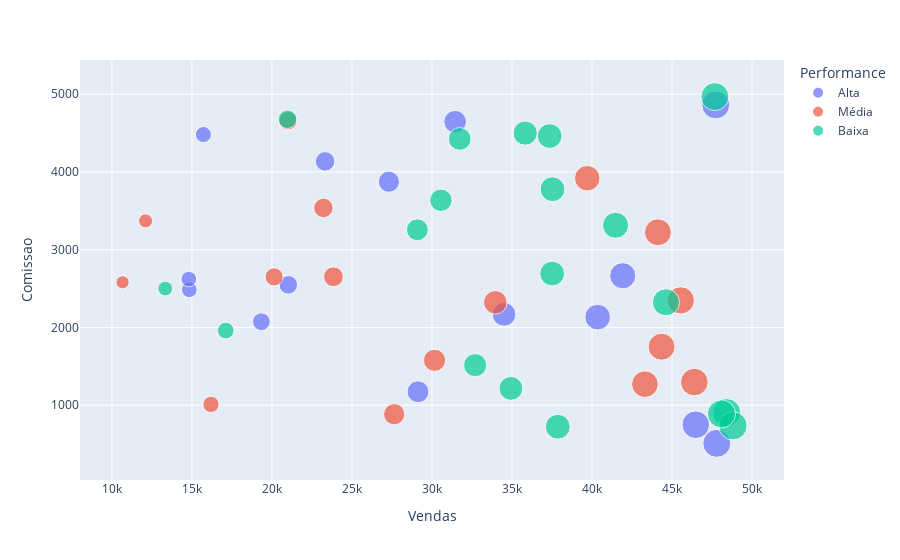

Notebook code for this chart:
### Code cell
df_rh = pd.read_csv('dados_rh.csv')

fig = px.scatter(df_rh, 
                 x='Vendas', 
                 y='Comissao', 
                 color='Performance',
                 size='Vendas',
                 hover_name='Vendedor', # Título do tooltip
                 hover_data=['Gerente', 'Regiao'] # Dados extras que aparecem ao passar o mouse
                )
fig.show()

### Figure 1 — Plotly figure (JSON) as saved in the notebook; plotly's stock layout.template omitted (floating-point values rounded to 4 significant figures)
{"data": [{"customdata": [["Ana", "Sul"], ["Ana", "Norte"], ["Carlos", "Leste"], ["Ana", "Norte"], ["Carlos", "Norte"], ["Ana", "Sul"], ["Beatriz", "Norte"], ["Ana", "Sul"], ["Beatriz", "Norte"], ["Beatriz", "Sul"], ["Ana", "Leste"], ["Carlos", "Leste"], ["Ana", "Sul"], ["Beatriz", "Leste"], ["Ana", "Leste"]], "hovertemplate": "<b>%{hovertext}</b><br><br>Performance=Alta<br>Vendas=%{marker.size}<br>Comissao=%{y}<br>Gerente=%{customdata[0]}<br>Regiao=%{customdata[1]}<extra></extra>", "hovertext": ["Func 1", "Func 13", "Func 20", "Func 22", "Func 25", "Func 26", "Func 31", "Func 32", "Func 33", "Func 34", "Func 37", "Func 38", "Func 45", "Func 48", "Func 49"], "legendgroup": "Alta", "marker": {"color": "#636efa", "size": [47797, 40354, 34504, 23323, 21023, 31447, 19337, 46487, 29129, 41921, 47732, 14835, 27308, 15713, 14804], "sizemode": "area", "sizeref": 122.0, "symbol": "circle"}, "mode": "markers", "name": "Alta", "orientation": "v", "showlegend": true, "type": "scatter", "x": [47797, 40354, 34504, 23323, 21023, 31447, 19337, 46487, 29129, 41921, 47732, 14835, 27308, 15713, 14804], "xaxis": "x", "y": [509, 2133, 2168, 4136, 2548, 4646, 2074, 749, 1173, 2665, 4863, 2484, 3874, 4481, 2622], "yaxis": "y"}, {"customdata": [["Carlos", "Sul"], ["Ana", "Sul"], ["Carlos", "Leste"], ["Carlos", "Sul"], ["Carlos", "Norte"], ["Carlos", "Leste"], ["Carlos", "Norte"], ["Beatriz", "Norte"], ["Carlos", "Sul"], ["Ana", "Sul"], ["Carlos", "Leste"], ["Carlos", "Leste"], ["Beatriz", "Leste"], ["Beatriz", "Leste"], ["Ana", "Leste"], ["Ana", "Norte"]], "hovertemplate": "<b>%{hovertext}</b><br><br>Performance=Média<br>Vendas=%{marker.size}<br>Comissao=%{y}<br>Gerente=%{customdata[0]}<br>Regiao=%{customdata[1]}<extra></extra>", "hovertext": ["Func 2", "Func 3", "Func 10", "Func 14", "Func 15", "Func 16", "Func 23", "Func 28", "Func 29", "Func 30", "Func 35", "Func 39", "Func 42", "Func 43", "Func 47", "Func 50"], "legendgroup": "Média", "marker": {"color": "#EF553B", "size": [12105, 46395, 21003, 23843, 16190, 27640, 44121, 33959, 10667, 39703, 43307, 30159, 23216, 45547, 44349, 20136], "sizemode": "area", "sizeref": 122.0, "symbol": "circle"}, "mode": "markers", "name": "Média", "orientation": "v", "showlegend": true, "type": "scatter", "x": [12105, 46395, 21003, 23843, 16190, 27640, 44121, 33959, 10667, 39703, 43307, 30159, 23216, 45547, 44349, 20136], "xaxis": "x", "y": [3371, 1297, 4658, 2652, 1010, 884, 3224, 2323, 2581, 3919, 1270, 1577, 3537, 2348, 1752, 2650], "yaxis": "y"}, {"customdata": [["Beatriz", "Sul"], ["Beatriz", "Sul"], ["Carlos", "Sul"], ["Carlos", "Sul"], ["Ana", "Leste"], ["Ana", "Leste"], ["Ana", "Leste"], ["Carlos", "Sul"], ["Ana", "Sul"], ["Ana", "Leste"], ["Ana", "Sul"], ["Ana", "Norte"], ["Beatriz", "Sul"], ["Carlos", "Norte"], ["Carlos", "Leste"], ["Beatriz", "Norte"], ["Carlos", "Leste"], ["Beatriz", "Leste"], ["Ana", "Norte"]], "hovertemplate": "<b>%{hovertext}</b><br><br>Performance=Baixa<br>Vendas=%{marker.size}<br>Comissao=%{y}<br>Gerente=%{customdata[0]}<br>Regiao=%{customdata[1]}<extra></extra>", "hovertext": ["Func 4", "Func 5", "Func 6", "Func 7", "Func 8", "Func 9", "Func 11", "Func 12", "Func 17", "Func 18", "Func 19", "Func 21", "Func 24", "Func 27", "Func 36", "Func 40", "Func 41", "Func 44", "Func 46"], "legendgroup": "Baixa", "marker": {"color": "#00cc96", "size": [32700, 44620, 47678, 30559, 37509, 37860, 31732, 35826, 48413, 13330, 29087, 17114, 20975, 34933, 37355, 48810, 48088, 41471, 37532], "sizemode": "area", "sizeref": 122.0, "symbol": "circle"}, "mode": "markers", "name": "Baixa", "orientation": "v", "showlegend": true, "type": "scatter", "x": [32700, 44620, 47678, 30559, 37509, 37860, 31732, 35826, 48413, 13330, 29087, 17114, 20975, 34933, 37355, 48810, 48088, 41471, 37532], "xaxis": "x", "y": [1515, 2324, 4969, 3636, 2693, 723, 4425, 4500, 904, 2500, 3256, 1960, 4678, 1216, 4462, 735, 888, 3314, 3778], "yaxis": "y"}], "layout": {"legend": {"itemsizing": "constant", "title": {"text": "Performance"}, "tracegroupgap": 0}, "margin": {"t": 60}, "xaxis": {"anchor": "y", "domain": [0, 1], "title": {"text": "Vendas"}}, "yaxis": {"anchor": "x", "domain": [0, 1], "title": {"text": "Comissao"}}}}
